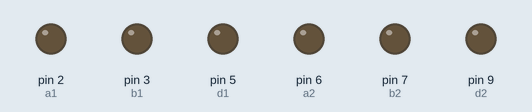
Bench run of a sketch on a simulated Arduino Uno, built with avr-gcc and run on an emulated ATmega328P. On the bench: output pins drawn as LEDs (lit = HIGH). Pins used as bus, display or sensor lines are not drawn.

Above: at 0.1 s.
At 5.1 s:
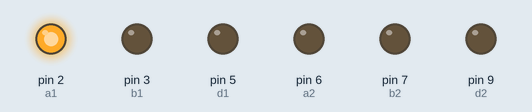
At 9.1 s:
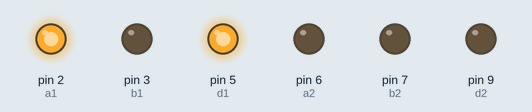
At 19.1 s:
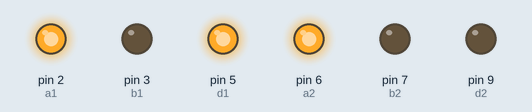
At 29.1 s:
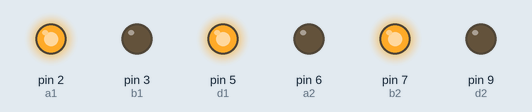
At 39.1 s:
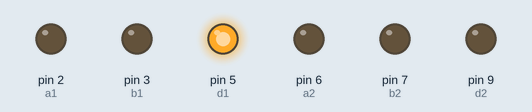
Timing chart, 0 to 40.0 s (numbered marks = the images above):
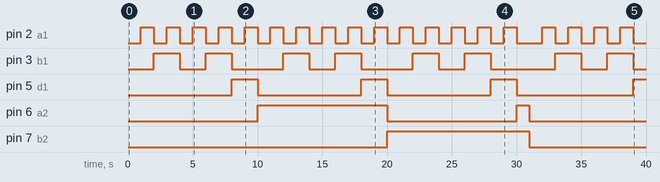

The sketch:

2_7-Segment_display_with_decoder_IC_Code.ino
```cpp
int a1=2;
int b1=3;
int c1=4;
int d1=5;

int a2=6;
int b2=7;
int c2=8;
int d2=9;

void setup(){
  pinMode(a1,OUTPUT);
  pinMode(b1,OUTPUT);
  pinMode(c1,OUTPUT);
  pinMode(d1,OUTPUT);

  pinMode(a2,OUTPUT);
  pinMode(b2,OUTPUT);
  pinMode(c2,OUTPUT);
  pinMode(d2,OUTPUT);
}

void loop(){

  for(int i =0; i<=30; i++){
    int tens = i/10;
    int units = i%10;

    digitalWrite(a1,(units>>0) & 1);
    digitalWrite(b1,(units>>1) & 1);
    digitalWrite(c1,(units>>2) & 1);
    digitalWrite(d1,(units>>3) & 1);

    digitalWrite(a2,(tens>>0) & 1);
    digitalWrite(b2,(tens>>1) & 1);
    digitalWrite(c2,(tens>>2) & 1);
    digitalWrite(d2,(tens>>3) & 1);

    delay(1000);
  }
}
```

Measured:
- by itself, pin 2 (a1): goes 14 × (HIGH 1.0 s, LOW 1.0 s), HIGH 1.0 s, LOW 2.0 s, 3 × (HIGH 1.0 s, LOW 1.0 s), HIGH 1.0 s, then LOW
- by itself, pin 3 (b1): LOW → HIGH at 2.0 s, → LOW 2.0 s later, → HIGH 2.0 s later, → LOW 2.0 s later, … (16 changes in this stretch)
- by itself, pin 5 (d1): alternates HIGH for 2.0 s and LOW for 8.0 s
- by itself, pin 6 (a2): LOW → HIGH at 10.0 s, → LOW 10.0 s later, → HIGH 10.0 s later, → LOW 1.0 s later
- by itself, pin 7 (b2): LOW → HIGH at 20.0 s, → LOW 11.0 s later
